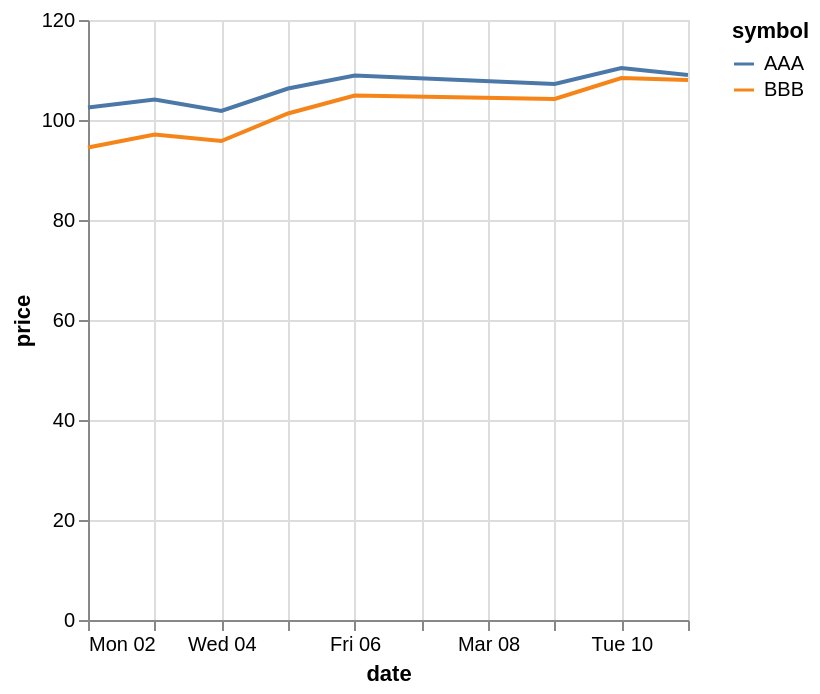

Source (Vega-Lite JSON):
### Vega-Lite specification from a JSON file in a GitHub repository (floating-point values rounded to 4 significant figures)
{"$schema": "https://vega.github.io/schema/vega-lite/v6.json", "data": {"values": [{"date": "2026-03-02", "price": 102.5, "symbol": "AAA"}, {"date": "2026-03-02", "price": 94.5, "symbol": "BBB"}, {"date": "2026-03-03", "price": 104.1, "symbol": "AAA"}, {"date": "2026-03-03", "price": 97.1, "symbol": "BBB"}, {"date": "2026-03-04", "price": 101.8, "symbol": "AAA"}, {"date": "2026-03-04", "price": 95.8, "symbol": "BBB"}, {"date": "2026-03-05", "price": 106.3, "symbol": "AAA"}, {"date": "2026-03-05", "price": 101.3, "symbol": "BBB"}, {"date": "2026-03-06", "price": 108.9, "symbol": "AAA"}, {"date": "2026-03-06", "price": 104.9, "symbol": "BBB"}, {"date": "2026-03-09", "price": 107.2, "symbol": "AAA"}, {"date": "2026-03-09", "price": 104.2, "symbol": "BBB"}, {"date": "2026-03-10", "price": 110.4, "symbol": "AAA"}, {"date": "2026-03-10", "price": 108.4, "symbol": "BBB"}, {"date": "2026-03-11", "price": 109.0, "symbol": "AAA"}, {"date": "2026-03-11", "price": 108.0, "symbol": "BBB"}]}, "description": "One line per series via color.", "encoding": {"color": {"field": "symbol", "type": "nominal"}, "x": {"field": "date", "type": "temporal"}, "y": {"field": "price", "type": "quantitative"}}, "mark": "line", "usermeta": {"easel": {"standin_ratio": 0.0278, "threshold": 0.05}}}
